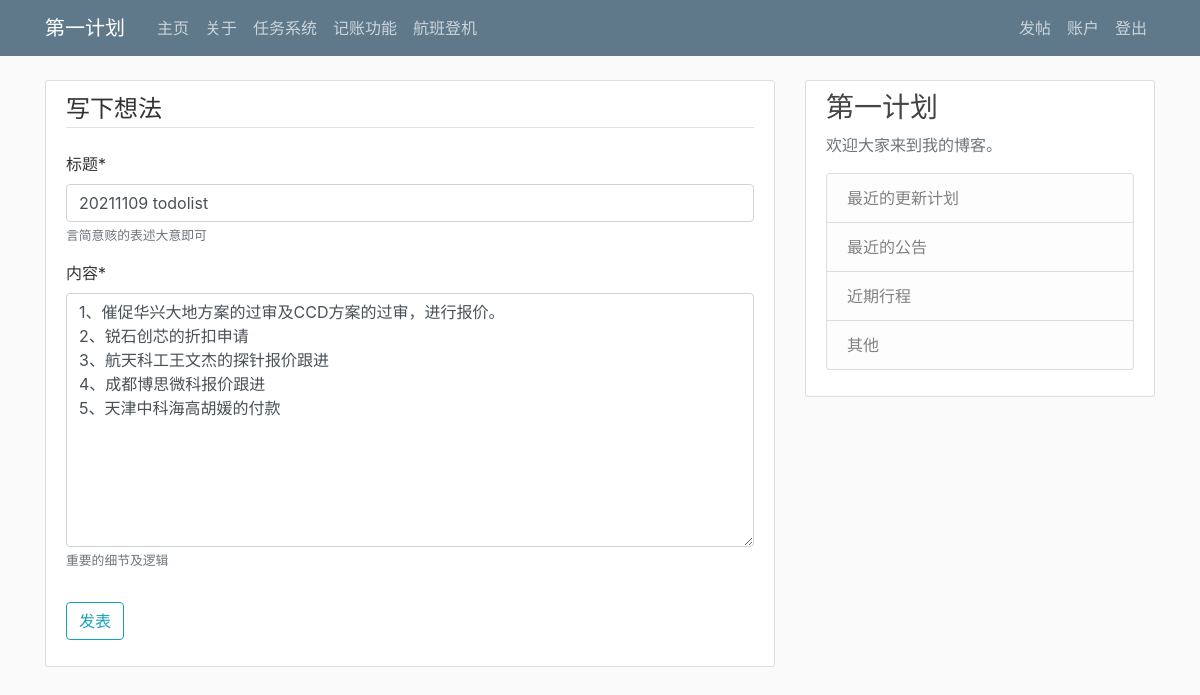
The app's page /post/26/update/ (signed in) with its own data.
### blog/models.py (models this page shows, shortened)
class Post(models.Model):
    title = models.CharField(max_length=100, verbose_name='标题', help_text='言简意赅的表述大意即可')
    content = models.TextField(verbose_name='内容', help_text='重要的细节及逻辑')
    date_posted = models.DateTimeField(default=timezone.now, verbose_name='发布时间')
    author = models.ForeignKey(User, on_delete=models.CASCADE, verbose_name='作者')

### blog/views.py (the view, shortened to what this page needs)
# urls.py: path('post/<int:pk>/update/', PostUpdateView.as_view(), name = "post-update"),
class PostUpdateView(LoginRequiredMixin, UserPassesTestMixin, UpdateView):
    model = Post
    fields = ['title', 'content']
    def test_func(self):
        post = self.get_object()
        if self.request.user == post.author:
            return True
        return False

### blog/templates/blog/post_form.html (shortened to what this page needs)
{% extends "blog/base.html" %}
{% load crispy_forms_tags %}
{% block content %}
  <div class="content-section">
    <form method="post">
      <fieldset class="form-group">
        <legend class="border-bottom mb-4">写下想法</legend>
        {{ form|crispy }}
      </fieldset>
      <div class="form-group">
        <button class="btn btn-outline-info" type="submit">发表</button>
      </div>
    </form>
  </div>
{% endblock content %}

### blog/static/blog/main.css (style rules this page uses)
body { background: #fafafa; color: #333333; margin-top: 5rem; }
.content-section { background: #ffffff; padding: 10px 20px; border: 1px solid #dddddd; border-radius: 3px; margin-bottom: 20px; }

### records on screen
Post: title "20211109 todolist", content "1、催促华兴大地方案的过审及CCD方案的过审，进行报价。 2、锐石创芯的折扣申请 3、航天科工王文杰的探针报价跟进 4、成都博思微科报价跟进 5、天津中科海高胡媛的付款"
